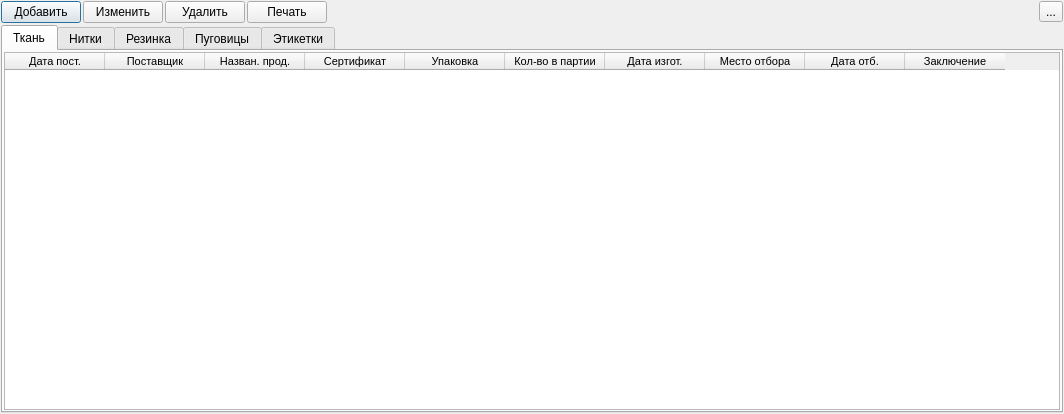
<?xml version="1.0" encoding="UTF-8"?>
<ui version="4.0">
 <class>Dialog</class>
 <widget class="QDialog" name="Dialog">
  <property name="geometry">
   <rect>
    <x>0</x>
    <y>0</y>
    <width>1064</width>
    <height>414</height>
   </rect>
  </property>
  <property name="windowTitle">
   <string>Dialog</string>
  </property>
  <layout class="QGridLayout" name="gridLayout">
   <property name="leftMargin">
    <number>1</number>
   </property>
   <property name="topMargin">
    <number>1</number>
   </property>
   <property name="rightMargin">
    <number>1</number>
   </property>
   <property name="bottomMargin">
    <number>1</number>
   </property>
   <property name="spacing">
    <number>2</number>
   </property>
   <item row="1" column="0">
    <widget class="QTabWidget" name="ui_tw_main">
     <property name="currentIndex">
      <number>0</number>
     </property>
     <widget class="QWidget" name="tab">
      <attribute name="title">
       <string>Ткань</string>
      </attribute>
      <layout class="QGridLayout" name="gridLayout_2">
       <property name="leftMargin">
        <number>1</number>
       </property>
       <property name="topMargin">
        <number>1</number>
       </property>
       <property name="rightMargin">
        <number>1</number>
       </property>
       <property name="bottomMargin">
        <number>1</number>
       </property>
       <property name="spacing">
        <number>2</number>
       </property>
       <item row="0" column="0">
        <widget class="QTableWidget" name="ui_tw_0">
         <property name="font">
          <font>
           <family>Arial</family>
           <pointsize>8</pointsize>
          </font>
         </property>
         <property name="editTriggers">
          <set>QAbstractItemView::NoEditTriggers</set>
         </property>
         <property name="alternatingRowColors">
          <bool>true</bool>
         </property>
         <property name="selectionBehavior">
          <enum>QAbstractItemView::SelectRows</enum>
         </property>
         <attribute name="verticalHeaderVisible">
          <bool>false</bool>
         </attribute>
         <attribute name="verticalHeaderDefaultSectionSize">
          <number>20</number>
         </attribute>
         <attribute name="verticalHeaderMinimumSectionSize">
          <number>18</number>
         </attribute>
         <column>
          <property name="text">
           <string>Дата пост.</string>
          </property>
         </column>
         <column>
          <property name="text">
           <string>Поставщик</string>
          </property>
         </column>
         <column>
          <property name="text">
           <string>Назван. прод.</string>
          </property>
         </column>
         <column>
          <property name="text">
           <string>Сертификат</string>
          </property>
         </column>
         <column>
          <property name="text">
           <string>Упаковка</string>
          </property>
         </column>
         <column>
          <property name="text">
           <string>Кол-во в партии</string>
          </property>
         </column>
         <column>
          <property name="text">
           <string>Дата изгот.</string>
          </property>
         </column>
         <column>
          <property name="text">
           <string>Место отбора</string>
          </property>
         </column>
         <column>
          <property name="text">
           <string>Дата отб.</string>
          </property>
         </column>
         <column>
          <property name="text">
           <string>Заключение</string>
          </property>
         </column>
        </widget>
       </item>
      </layout>
     </widget>
     <widget class="QWidget" name="tab_2">
      <attribute name="title">
       <string>Нитки</string>
      </attribute>
      <layout class="QGridLayout" name="gridLayout_3">
       <property name="leftMargin">
        <number>1</number>
       </property>
       <property name="topMargin">
        <number>1</number>
       </property>
       <property name="rightMargin">
        <number>1</number>
       </property>
       <property name="bottomMargin">
        <number>1</number>
       </property>
       <property name="spacing">
        <number>2</number>
       </property>
       <item row="0" column="0">
        <widget class="QTableWidget" name="ui_tw_1">
         <property name="font">
          <font>
           <family>Arial</family>
           <pointsize>8</pointsize>
          </font>
         </property>
         <property name="editTriggers">
          <set>QAbstractItemView::NoEditTriggers</set>
         </property>
         <property name="alternatingRowColors">
          <bool>true</bool>
         </property>
         <property name="selectionBehavior">
          <enum>QAbstractItemView::SelectRows</enum>
         </property>
         <attribute name="verticalHeaderVisible">
          <bool>false</bool>
         </attribute>
         <attribute name="verticalHeaderDefaultSectionSize">
          <number>22</number>
         </attribute>
         <attribute name="verticalHeaderMinimumSectionSize">
          <number>18</number>
         </attribute>
         <column>
          <property name="text">
           <string>Дата пост.</string>
          </property>
         </column>
         <column>
          <property name="text">
           <string>Поставщик</string>
          </property>
         </column>
         <column>
          <property name="text">
           <string>Назван. прод.</string>
          </property>
         </column>
         <column>
          <property name="text">
           <string>Сертификат</string>
          </property>
         </column>
         <column>
          <property name="text">
           <string>Упаковка</string>
          </property>
         </column>
         <column>
          <property name="text">
           <string>Кол-во в партии</string>
          </property>
         </column>
         <column>
          <property name="text">
           <string>Дата изгот.</string>
          </property>
         </column>
         <column>
          <property name="text">
           <string>Место отбора</string>
          </property>
         </column>
         <column>
          <property name="text">
           <string>Дата отб.</string>
          </property>
         </column>
         <column>
          <property name="text">
           <string>Заключение</string>
          </property>
         </column>
        </widget>
       </item>
      </layout>
     </widget>
     <widget class="QWidget" name="tab_3">
      <attribute name="title">
       <string>Резинка</string>
      </attribute>
      <layout class="QGridLayout" name="gridLayout_4">
       <property name="leftMargin">
        <number>1</number>
       </property>
       <property name="topMargin">
        <number>1</number>
       </property>
       <property name="rightMargin">
        <number>1</number>
       </property>
       <property name="bottomMargin">
        <number>1</number>
       </property>
       <property name="spacing">
        <number>2</number>
       </property>
       <item row="0" column="0">
        <widget class="QTableWidget" name="ui_tw_2">
         <property name="font">
          <font>
           <family>Arial</family>
           <pointsize>8</pointsize>
          </font>
         </property>
         <property name="editTriggers">
          <set>QAbstractItemView::NoEditTriggers</set>
         </property>
         <property name="alternatingRowColors">
          <bool>true</bool>
         </property>
         <property name="selectionBehavior">
          <enum>QAbstractItemView::SelectRows</enum>
         </property>
         <attribute name="verticalHeaderVisible">
          <bool>false</bool>
         </attribute>
         <attribute name="verticalHeaderDefaultSectionSize">
          <number>22</number>
         </attribute>
         <attribute name="verticalHeaderMinimumSectionSize">
          <number>18</number>
         </attribute>
         <column>
          <property name="text">
           <string>Дата пост.</string>
          </property>
         </column>
         <column>
          <property name="text">
           <string>Поставщик</string>
          </property>
         </column>
         <column>
          <property name="text">
           <string>Назван. прод.</string>
          </property>
         </column>
         <column>
          <property name="text">
           <string>Сертификат</string>
          </property>
         </column>
         <column>
          <property name="text">
           <string>Упаковка</string>
          </property>
         </column>
         <column>
          <property name="text">
           <string>Кол-во в партии</string>
          </property>
         </column>
         <column>
          <property name="text">
           <string>Дата изгот.</string>
          </property>
         </column>
         <column>
          <property name="text">
           <string>Место отбора</string>
          </property>
         </column>
         <column>
          <property name="text">
           <string>Дата отб.</string>
          </property>
         </column>
         <column>
          <property name="text">
           <string>Заключение</string>
          </property>
         </column>
        </widget>
       </item>
      </layout>
     </widget>
     <widget class="QWidget" name="tab_4">
      <attribute name="title">
       <string>Пуговицы</string>
      </attribute>
      <layout class="QGridLayout" name="gridLayout_5">
       <property name="leftMargin">
        <number>1</number>
       </property>
       <property name="topMargin">
        <number>1</number>
       </property>
       <property name="rightMargin">
        <number>1</number>
       </property>
       <property name="bottomMargin">
        <number>1</number>
       </property>
       <property name="spacing">
        <number>2</number>
       </property>
       <item row="0" column="0">
        <widget class="QTableWidget" name="ui_tw_3">
         <property name="font">
          <font>
           <family>Arial</family>
           <pointsize>8</pointsize>
          </font>
         </property>
         <property name="editTriggers">
          <set>QAbstractItemView::NoEditTriggers</set>
         </property>
         <property name="alternatingRowColors">
          <bool>true</bool>
         </property>
         <property name="selectionBehavior">
          <enum>QAbstractItemView::SelectRows</enum>
         </property>
         <attribute name="verticalHeaderVisible">
          <bool>false</bool>
         </attribute>
         <attribute name="verticalHeaderDefaultSectionSize">
          <number>22</number>
         </attribute>
         <attribute name="verticalHeaderMinimumSectionSize">
          <number>18</number>
         </attribute>
         <column>
          <property name="text">
           <string>Дата пост.</string>
          </property>
         </column>
         <column>
          <property name="text">
           <string>Поставщик</string>
          </property>
         </column>
         <column>
          <property name="text">
           <string>Назван. прод.</string>
          </property>
         </column>
         <column>
          <property name="text">
           <string>Сертификат</string>
          </property>
         </column>
         <column>
          <property name="text">
           <string>Упаковка</string>
          </property>
         </column>
         <column>
          <property name="text">
           <string>Кол-во в партии</string>
          </property>
         </column>
         <column>
          <property name="text">
           <string>Дата изгот.</string>
          </property>
         </column>
         <column>
          <property name="text">
           <string>Место отбора</string>
          </property>
         </column>
         <column>
          <property name="text">
           <string>Дата отб.</string>
          </property>
         </column>
         <column>
          <property name="text">
           <string>Заключение</string>
          </property>
         </column>
        </widget>
       </item>
      </layout>
     </widget>
     <widget class="QWidget" name="tab_5">
      <attribute name="title">
       <string>Этикетки</string>
      </attribute>
      <layout class="QGridLayout" name="gridLayout_6">
       <property name="leftMargin">
        <number>1</number>
       </property>
       <property name="topMargin">
        <number>1</number>
       </property>
       <property name="rightMargin">
        <number>1</number>
       </property>
       <property name="bottomMargin">
        <number>1</number>
       </property>
       <property name="spacing">
        <number>2</number>
       </property>
       <item row="0" column="0">
        <widget class="QTableWidget" name="ui_tw_4">
         <property name="font">
          <font>
           <family>Arial</family>
           <pointsize>8</pointsize>
          </font>
         </property>
         <property name="editTriggers">
          <set>QAbstractItemView::NoEditTriggers</set>
         </property>
         <property name="alternatingRowColors">
          <bool>true</bool>
         </property>
         <property name="selectionBehavior">
          <enum>QAbstractItemView::SelectRows</enum>
         </property>
         <attribute name="verticalHeaderVisible">
          <bool>false</bool>
         </attribute>
         <attribute name="verticalHeaderDefaultSectionSize">
          <number>22</number>
         </attribute>
         <attribute name="verticalHeaderMinimumSectionSize">
          <number>18</number>
         </attribute>
         <column>
          <property name="text">
           <string>Дата пост.</string>
          </property>
         </column>
         <column>
          <property name="text">
           <string>Поставщик</string>
          </property>
         </column>
         <column>
          <property name="text">
           <string>Назван. прод.</string>
          </property>
         </column>
         <column>
          <property name="text">
           <string>Сертификат</string>
          </property>
         </column>
         <column>
          <property name="text">
           <string>Упаковка</string>
          </property>
         </column>
         <column>
          <property name="text">
           <string>Кол-во в партии</string>
          </property>
         </column>
         <column>
          <property name="text">
           <string>Дата изгот.</string>
          </property>
         </column>
         <column>
          <property name="text">
           <string>Место отбора</string>
          </property>
         </column>
         <column>
          <property name="text">
           <string>Дата отб.</string>
          </property>
         </column>
         <column>
          <property name="text">
           <string>Заключение</string>
          </property>
         </column>
        </widget>
       </item>
      </layout>
     </widget>
    </widget>
   </item>
   <item row="0" column="0">
    <layout class="QHBoxLayout" name="horizontalLayout">
     <property name="spacing">
      <number>2</number>
     </property>
     <item>
      <widget class="QPushButton" name="pushButton">
       <property name="text">
        <string>Добавить</string>
       </property>
      </widget>
     </item>
     <item>
      <widget class="QPushButton" name="pushButton_2">
       <property name="text">
        <string>Изменить</string>
       </property>
      </widget>
     </item>
     <item>
      <widget class="QPushButton" name="pushButton_3">
       <property name="text">
        <string>Удалить</string>
       </property>
      </widget>
     </item>
     <item>
      <widget class="QPushButton" name="pushButton_4">
       <property name="text">
        <string>Печать</string>
       </property>
      </widget>
     </item>
     <item>
      <spacer name="horizontalSpacer">
       <property name="orientation">
        <enum>Qt::Horizontal</enum>
       </property>
       <property name="sizeHint" stdset="0">
        <size>
         <width>40</width>
         <height>20</height>
        </size>
       </property>
      </spacer>
     </item>
     <item>
      <widget class="QToolButton" name="toolButton">
       <property name="text">
        <string>...</string>
       </property>
      </widget>
     </item>
    </layout>
   </item>
  </layout>
 </widget>
 <resources/>
 <connections>
  <connection>
   <sender>ui_tw_main</sender>
   <signal>currentChanged(int)</signal>
   <receiver>Dialog</receiver>
   <slot>ui_change_type()</slot>
   <hints>
    <hint type="sourcelabel">
     <x>443</x>
     <y>39</y>
    </hint>
    <hint type="destinationlabel">
     <x>485</x>
     <y>-34</y>
    </hint>
   </hints>
  </connection>
  <connection>
   <sender>pushButton</sender>
   <signal>clicked()</signal>
   <receiver>Dialog</receiver>
   <slot>ui_add()</slot>
   <hints>
    <hint type="sourcelabel">
     <x>63</x>
     <y>6</y>
    </hint>
    <hint type="destinationlabel">
     <x>61</x>
     <y>-48</y>
    </hint>
   </hints>
  </connection>
  <connection>
   <sender>toolButton</sender>
   <signal>clicked()</signal>
   <receiver>Dialog</receiver>
   <slot>ui_generate()</slot>
   <hints>
    <hint type="sourcelabel">
     <x>1028</x>
     <y>8</y>
    </hint>
    <hint type="destinationlabel">
     <x>1031</x>
     <y>-22</y>
    </hint>
   </hints>
  </connection>
 </connections>
 <slots>
  <slot>ui_change_type()</slot>
  <slot>ui_add()</slot>
  <slot>ui_generate()</slot>
 </slots>
</ui>
